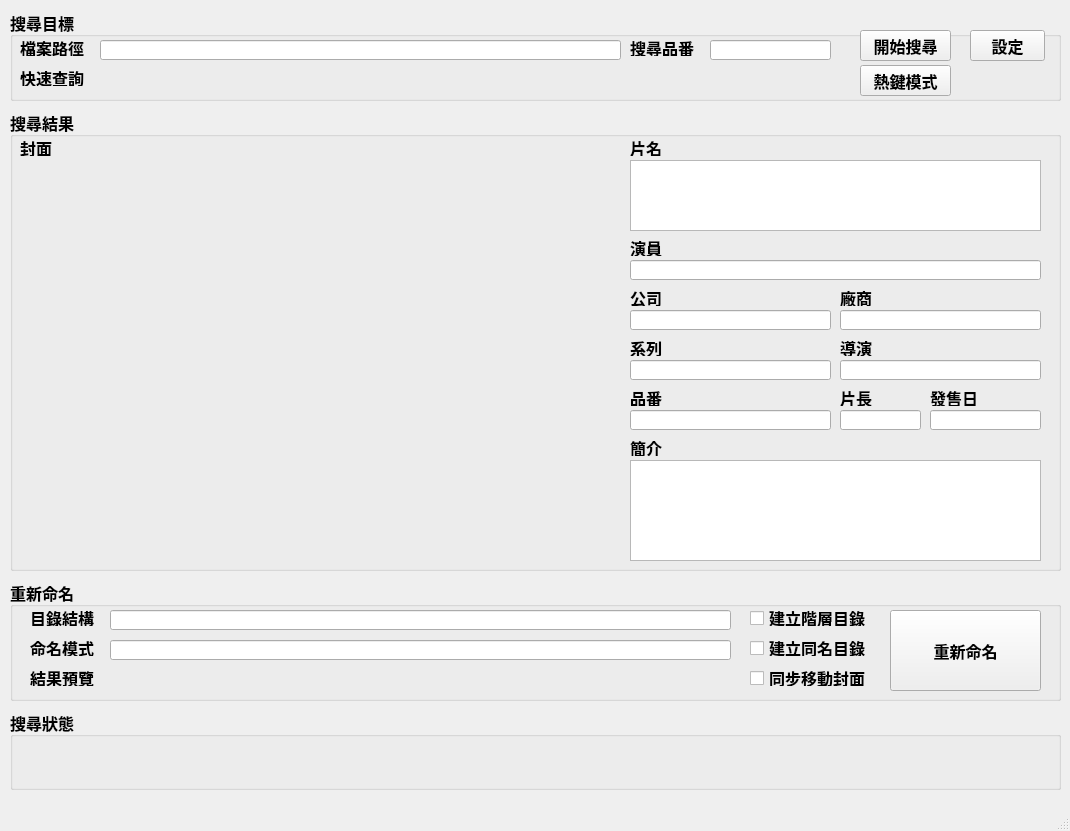
<?xml version="1.0" encoding="UTF-8"?>
<ui version="4.0">
 <class>MainWindow</class>
 <widget class="QMainWindow" name="MainWindow">
  <property name="geometry">
   <rect>
    <x>0</x>
    <y>0</y>
    <width>1070</width>
    <height>831</height>
   </rect>
  </property>
  <property name="font">
   <font>
    <family>Calibri</family>
    <pointsize>12</pointsize>
    <weight>75</weight>
    <bold>true</bold>
   </font>
  </property>
  <property name="windowTitle">
   <string>捷克練習</string>
  </property>
  <widget class="QWidget" name="centralwidget">
   <widget class="QGroupBox" name="groupBox">
    <property name="geometry">
     <rect>
      <x>10</x>
      <y>10</y>
      <width>1051</width>
      <height>91</height>
     </rect>
    </property>
    <property name="font">
     <font>
      <family>Calibri</family>
      <pointsize>12</pointsize>
      <weight>75</weight>
      <bold>true</bold>
     </font>
    </property>
    <property name="title">
     <string>搜尋目標</string>
    </property>
    <widget class="QLineEdit" name="lineEdit">
     <property name="geometry">
      <rect>
       <x>90</x>
       <y>30</y>
       <width>521</width>
       <height>20</height>
      </rect>
     </property>
    </widget>
    <widget class="QLabel" name="label">
     <property name="geometry">
      <rect>
       <x>10</x>
       <y>30</y>
       <width>71</width>
       <height>16</height>
      </rect>
     </property>
     <property name="font">
      <font>
       <pointsize>12</pointsize>
      </font>
     </property>
     <property name="text">
      <string>檔案路徑</string>
     </property>
    </widget>
    <widget class="QLabel" name="label_2">
     <property name="geometry">
      <rect>
       <x>10</x>
       <y>60</y>
       <width>71</width>
       <height>16</height>
      </rect>
     </property>
     <property name="text">
      <string>快速查詢</string>
     </property>
    </widget>
    <widget class="QLabel" name="label_3">
     <property name="geometry">
      <rect>
       <x>620</x>
       <y>30</y>
       <width>71</width>
       <height>16</height>
      </rect>
     </property>
     <property name="text">
      <string>搜尋品番</string>
     </property>
    </widget>
    <widget class="QPushButton" name="pushButton">
     <property name="geometry">
      <rect>
       <x>850</x>
       <y>20</y>
       <width>91</width>
       <height>31</height>
      </rect>
     </property>
     <property name="text">
      <string>開始搜尋</string>
     </property>
    </widget>
    <widget class="QPushButton" name="pushButton_3">
     <property name="geometry">
      <rect>
       <x>850</x>
       <y>55</y>
       <width>91</width>
       <height>31</height>
      </rect>
     </property>
     <property name="text">
      <string>熱鍵模式</string>
     </property>
    </widget>
    <widget class="QPushButton" name="pushButton_2">
     <property name="geometry">
      <rect>
       <x>960</x>
       <y>20</y>
       <width>75</width>
       <height>31</height>
      </rect>
     </property>
     <property name="text">
      <string>設定</string>
     </property>
    </widget>
    <widget class="QLineEdit" name="lineEdit_2">
     <property name="geometry">
      <rect>
       <x>700</x>
       <y>30</y>
       <width>121</width>
       <height>20</height>
      </rect>
     </property>
    </widget>
   </widget>
   <widget class="QGroupBox" name="groupBox_2">
    <property name="geometry">
     <rect>
      <x>10</x>
      <y>110</y>
      <width>1051</width>
      <height>461</height>
     </rect>
    </property>
    <property name="font">
     <font>
      <family>Calibri</family>
      <pointsize>12</pointsize>
      <weight>75</weight>
      <bold>true</bold>
     </font>
    </property>
    <property name="title">
     <string>搜尋結果</string>
    </property>
    <widget class="QLabel" name="label_4">
     <property name="geometry">
      <rect>
       <x>620</x>
       <y>30</y>
       <width>40</width>
       <height>16</height>
      </rect>
     </property>
     <property name="text">
      <string>片名</string>
     </property>
    </widget>
    <widget class="QLabel" name="label_5">
     <property name="geometry">
      <rect>
       <x>620</x>
       <y>130</y>
       <width>40</width>
       <height>16</height>
      </rect>
     </property>
     <property name="text">
      <string>演員</string>
     </property>
    </widget>
    <widget class="QLabel" name="label_6">
     <property name="geometry">
      <rect>
       <x>620</x>
       <y>180</y>
       <width>40</width>
       <height>16</height>
      </rect>
     </property>
     <property name="text">
      <string>公司</string>
     </property>
    </widget>
    <widget class="QLabel" name="label_7">
     <property name="geometry">
      <rect>
       <x>830</x>
       <y>180</y>
       <width>40</width>
       <height>16</height>
      </rect>
     </property>
     <property name="text">
      <string>廠商</string>
     </property>
    </widget>
    <widget class="QLabel" name="label_8">
     <property name="geometry">
      <rect>
       <x>620</x>
       <y>280</y>
       <width>40</width>
       <height>16</height>
      </rect>
     </property>
     <property name="text">
      <string>品番</string>
     </property>
    </widget>
    <widget class="QLabel" name="label_9">
     <property name="geometry">
      <rect>
       <x>830</x>
       <y>230</y>
       <width>41</width>
       <height>16</height>
      </rect>
     </property>
     <property name="text">
      <string>導演</string>
     </property>
    </widget>
    <widget class="QLabel" name="label_10">
     <property name="geometry">
      <rect>
       <x>620</x>
       <y>230</y>
       <width>40</width>
       <height>16</height>
      </rect>
     </property>
     <property name="text">
      <string>系列</string>
     </property>
    </widget>
    <widget class="QLabel" name="label_11">
     <property name="geometry">
      <rect>
       <x>620</x>
       <y>330</y>
       <width>41</width>
       <height>16</height>
      </rect>
     </property>
     <property name="text">
      <string>簡介</string>
     </property>
    </widget>
    <widget class="QLineEdit" name="lineEdit_3">
     <property name="geometry">
      <rect>
       <x>620</x>
       <y>150</y>
       <width>411</width>
       <height>20</height>
      </rect>
     </property>
    </widget>
    <widget class="QLineEdit" name="lineEdit_4">
     <property name="geometry">
      <rect>
       <x>620</x>
       <y>200</y>
       <width>201</width>
       <height>20</height>
      </rect>
     </property>
    </widget>
    <widget class="QLineEdit" name="lineEdit_5">
     <property name="geometry">
      <rect>
       <x>830</x>
       <y>200</y>
       <width>201</width>
       <height>20</height>
      </rect>
     </property>
    </widget>
    <widget class="QLineEdit" name="lineEdit_6">
     <property name="geometry">
      <rect>
       <x>830</x>
       <y>250</y>
       <width>201</width>
       <height>20</height>
      </rect>
     </property>
    </widget>
    <widget class="QLineEdit" name="lineEdit_7">
     <property name="geometry">
      <rect>
       <x>620</x>
       <y>250</y>
       <width>201</width>
       <height>20</height>
      </rect>
     </property>
    </widget>
    <widget class="QLineEdit" name="lineEdit_8">
     <property name="geometry">
      <rect>
       <x>620</x>
       <y>300</y>
       <width>201</width>
       <height>20</height>
      </rect>
     </property>
    </widget>
    <widget class="QLabel" name="label_12">
     <property name="geometry">
      <rect>
       <x>920</x>
       <y>280</y>
       <width>61</width>
       <height>16</height>
      </rect>
     </property>
     <property name="text">
      <string>發售日</string>
     </property>
    </widget>
    <widget class="QLabel" name="label_13">
     <property name="geometry">
      <rect>
       <x>830</x>
       <y>280</y>
       <width>41</width>
       <height>16</height>
      </rect>
     </property>
     <property name="text">
      <string>片長</string>
     </property>
    </widget>
    <widget class="QLineEdit" name="lineEdit_9">
     <property name="geometry">
      <rect>
       <x>830</x>
       <y>300</y>
       <width>81</width>
       <height>20</height>
      </rect>
     </property>
    </widget>
    <widget class="QLineEdit" name="lineEdit_10">
     <property name="geometry">
      <rect>
       <x>920</x>
       <y>300</y>
       <width>111</width>
       <height>20</height>
      </rect>
     </property>
    </widget>
    <widget class="QTextEdit" name="textEdit">
     <property name="geometry">
      <rect>
       <x>620</x>
       <y>350</y>
       <width>411</width>
       <height>101</height>
      </rect>
     </property>
    </widget>
    <widget class="QTextEdit" name="textEdit_2">
     <property name="geometry">
      <rect>
       <x>620</x>
       <y>50</y>
       <width>411</width>
       <height>71</height>
      </rect>
     </property>
    </widget>
    <widget class="QLabel" name="label_14">
     <property name="geometry">
      <rect>
       <x>10</x>
       <y>30</y>
       <width>40</width>
       <height>16</height>
      </rect>
     </property>
     <property name="text">
      <string>封面</string>
     </property>
    </widget>
    <widget class="QLabel" name="label_18">
     <property name="geometry">
      <rect>
       <x>10</x>
       <y>50</y>
       <width>600</width>
       <height>400</height>
      </rect>
     </property>
     <property name="text">
      <string/>
     </property>
    </widget>
   </widget>
   <widget class="QGroupBox" name="groupBox_3">
    <property name="geometry">
     <rect>
      <x>10</x>
      <y>580</y>
      <width>1051</width>
      <height>121</height>
     </rect>
    </property>
    <property name="font">
     <font>
      <family>Calibri</family>
      <pointsize>12</pointsize>
      <weight>75</weight>
      <bold>true</bold>
     </font>
    </property>
    <property name="title">
     <string>重新命名</string>
    </property>
    <widget class="QLabel" name="label_15">
     <property name="geometry">
      <rect>
       <x>20</x>
       <y>30</y>
       <width>71</width>
       <height>16</height>
      </rect>
     </property>
     <property name="text">
      <string>目錄結構</string>
     </property>
    </widget>
    <widget class="QLabel" name="label_16">
     <property name="geometry">
      <rect>
       <x>20</x>
       <y>60</y>
       <width>71</width>
       <height>16</height>
      </rect>
     </property>
     <property name="text">
      <string>命名模式</string>
     </property>
    </widget>
    <widget class="QLabel" name="label_17">
     <property name="geometry">
      <rect>
       <x>20</x>
       <y>90</y>
       <width>71</width>
       <height>16</height>
      </rect>
     </property>
     <property name="text">
      <string>結果預覽</string>
     </property>
    </widget>
    <widget class="QLineEdit" name="lineEdit_11">
     <property name="geometry">
      <rect>
       <x>100</x>
       <y>30</y>
       <width>621</width>
       <height>20</height>
      </rect>
     </property>
    </widget>
    <widget class="QLineEdit" name="lineEdit_12">
     <property name="geometry">
      <rect>
       <x>100</x>
       <y>60</y>
       <width>621</width>
       <height>20</height>
      </rect>
     </property>
    </widget>
    <widget class="QCheckBox" name="checkBox">
     <property name="geometry">
      <rect>
       <x>740</x>
       <y>30</y>
       <width>131</width>
       <height>16</height>
      </rect>
     </property>
     <property name="text">
      <string>建立階層目錄</string>
     </property>
    </widget>
    <widget class="QCheckBox" name="checkBox_2">
     <property name="geometry">
      <rect>
       <x>740</x>
       <y>60</y>
       <width>131</width>
       <height>16</height>
      </rect>
     </property>
     <property name="text">
      <string>建立同名目錄</string>
     </property>
    </widget>
    <widget class="QCheckBox" name="checkBox_3">
     <property name="geometry">
      <rect>
       <x>740</x>
       <y>90</y>
       <width>131</width>
       <height>16</height>
      </rect>
     </property>
     <property name="text">
      <string>同步移動封面</string>
     </property>
    </widget>
    <widget class="QPushButton" name="pushButton_4">
     <property name="geometry">
      <rect>
       <x>880</x>
       <y>30</y>
       <width>151</width>
       <height>81</height>
      </rect>
     </property>
     <property name="text">
      <string>重新命名</string>
     </property>
    </widget>
   </widget>
   <widget class="QGroupBox" name="groupBox_4">
    <property name="geometry">
     <rect>
      <x>10</x>
      <y>710</y>
      <width>1051</width>
      <height>80</height>
     </rect>
    </property>
    <property name="title">
     <string>搜尋狀態</string>
    </property>
    <widget class="QLabel" name="label_19">
     <property name="geometry">
      <rect>
       <x>10</x>
       <y>20</y>
       <width>1031</width>
       <height>41</height>
      </rect>
     </property>
     <property name="text">
      <string/>
     </property>
    </widget>
   </widget>
   <zorder>groupBox_2</zorder>
   <zorder>groupBox</zorder>
   <zorder>groupBox_3</zorder>
   <zorder>groupBox_4</zorder>
  </widget>
  <widget class="QMenuBar" name="menubar">
   <property name="geometry">
    <rect>
     <x>0</x>
     <y>0</y>
     <width>1070</width>
     <height>22</height>
    </rect>
   </property>
  </widget>
  <widget class="QStatusBar" name="statusbar"/>
 </widget>
 <resources/>
 <connections/>
</ui>
